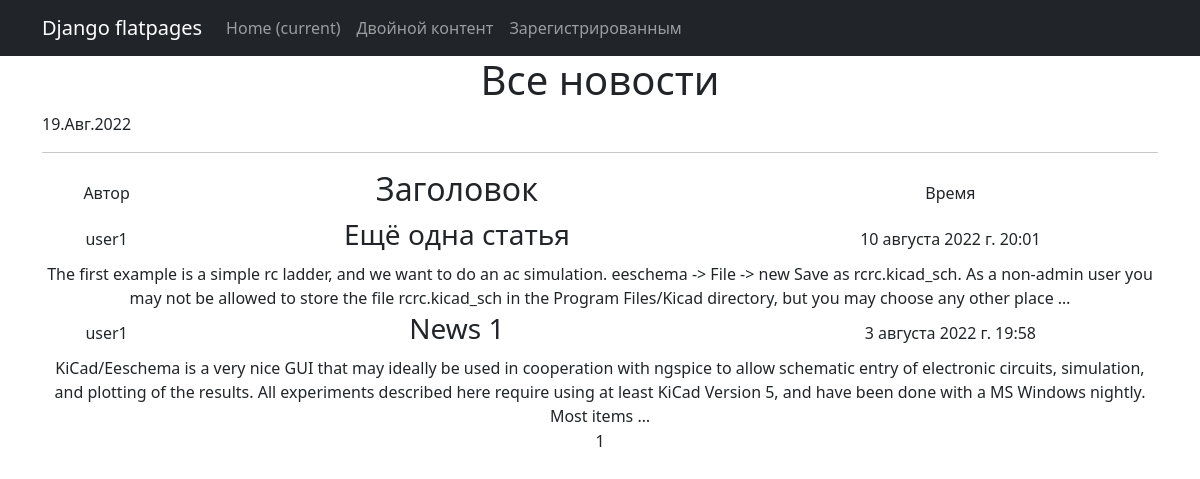
Before: /news/ with the older database file.
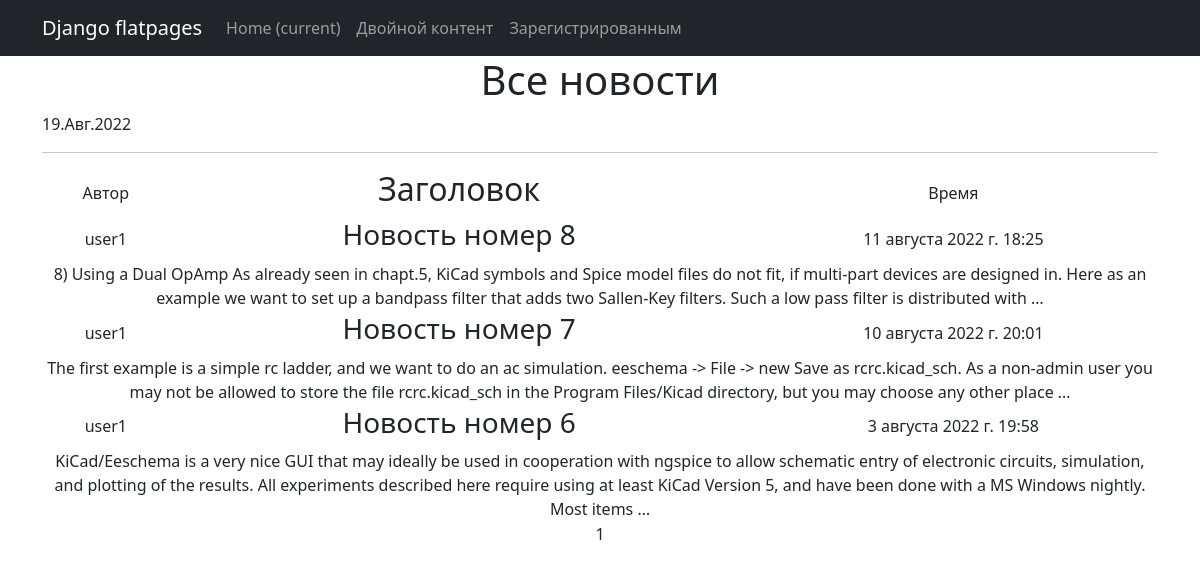
After: the same page with the newer database file.
### NewsPortal/models.py (models this page shows, shortened)
class Post(models.Model):
    article = "AR"
    news = "NS"
    POST_TYPE = [(article, 'Статья'), (news, 'Новость')]
    post_author = models.ForeignKey(Author, on_delete=models.PROTECT)
    type = models.CharField(max_length=2, choices=POST_TYPE, default=article)
    time_of_creation = models.DateTimeField(auto_now_add=True)
    category = models.ManyToManyField(Category, through="PostCategory")
    header = models.CharField(max_length=255)  # TODO
    text = models.TextField()  # TODO
    rating = models.IntegerField(default=0)

class Author(models.Model):
    author_user = models.OneToOneField(User, on_delete=models.CASCADE)
    rating = models.IntegerField(default=0)

### NewsPortal/views.py (the view)
# urls.py: path('', NewsList.as_view()),
class NewsList(ListView):
   model = Post
   ordering = '-time_of_creation'    # Поле для сортировки объектов, "-blabla" - обратный отсчёт
   template_name = 'news.html'
   context_object_name = 'news'   # Имя списка, через который обращаются ко всем объектам в html-шаблоне.
   paginate_by = 10 #TODO - разобраться с переходом к следующей странице при пажинации
   def get_queryset(self):
       queryset = super().get_queryset()
       self.filterset = NewsFilter(self.request.GET, queryset)
       return self.filterset.qs
   def get_context_data(self, **kwargs):
       context = super().get_context_data(**kwargs)
       context['time_now'] = datetime.utcnow()
       context['filterset'] = self.filterset
       return context

### templates/news.html (shortened to what this page needs)
{% extends 'flatpages/default.html' %}
{% load custom_filters %}
{% block content %}
    <h1>Все новости</h1>
    <p>{{ time_now|date:'d.M.Y' }}</p>
    <hr>
    {% if news %}
        <table>
            <tr><td>Автор</td><td><h2>Заголовок</h2></td><td>Время   </td></tr>
            {% for item in news %}
                <tr><td>{{item.post_author.author_user}}</td><td><h3>{{item.header}}</h3></td><td>{{item.time_of_creation}}</td></tr>
                <tr><td colspan="3">{{ item.text|truncatewords:50 }}</td></tr>
            {% endfor %}
        </table>
    {% else %}
        <h2>Статей нет!</h2>!
    {% endif %}
   {{ page_obj.number }}
{% endblock content %}

### templates/flatpages/default.html (shortened to what this page needs)
<!DOCTYPE html>
<html lang="ru">
<head>
    {% load static %}
    <link href="{% static 'css/styles.css' %}" rel="stylesheet"/>
</head>
<body>
<nav class="navbar navbar-expand-lg navbar-dark bg-dark static-top">
   <div class="container">
       <a class="navbar-brand" href="/">Django flatpages</a>
       <div class="collapse navbar-collapse" id="navbarResponsive">
           <ul class="navbar-nav ml-auto">
               <li class="nav-item active">
                   <a class="nav-link" href="#">Home
                       <span class="sr-only">(current)</span>
                   </a>
               </li>
               <li class="nav-item">
                   <a class="nav-link" href="/doublecontent/">Двойной контент</a>
               </li>
               <li class="nav-item">
                   <a class="nav-link" href="/registeredonly/">Зарегистрированным</a>
               </li>
           </ul>
       </div>
   </div>
</nav>
<div class="container">
    <div class="row">
        <div class="col-lg-12 text-center">
            {% block content %}{% endblock content %}
        </div>
    </div>
</div>
</body>
</html>

Changed rows visible on the page:
added Post: post_author.author_user "user1", header "Новость номер 8", time_of_creation "11 августа 2022 г. 18:25", text "8) Using a Dual OpAmp As already seen in chapt.5, KiCad symbols and Spice model files do not fit, if multi-part devices are designed in. Here as an example we want to set up a bandpass filter that adds two Sallen-Key filters. Such a low pass filter is distributed with …"
changed Post: header "Ещё одна статья" → "Новость номер 7"
changed Post: header "News 1" → "Новость номер 6"
